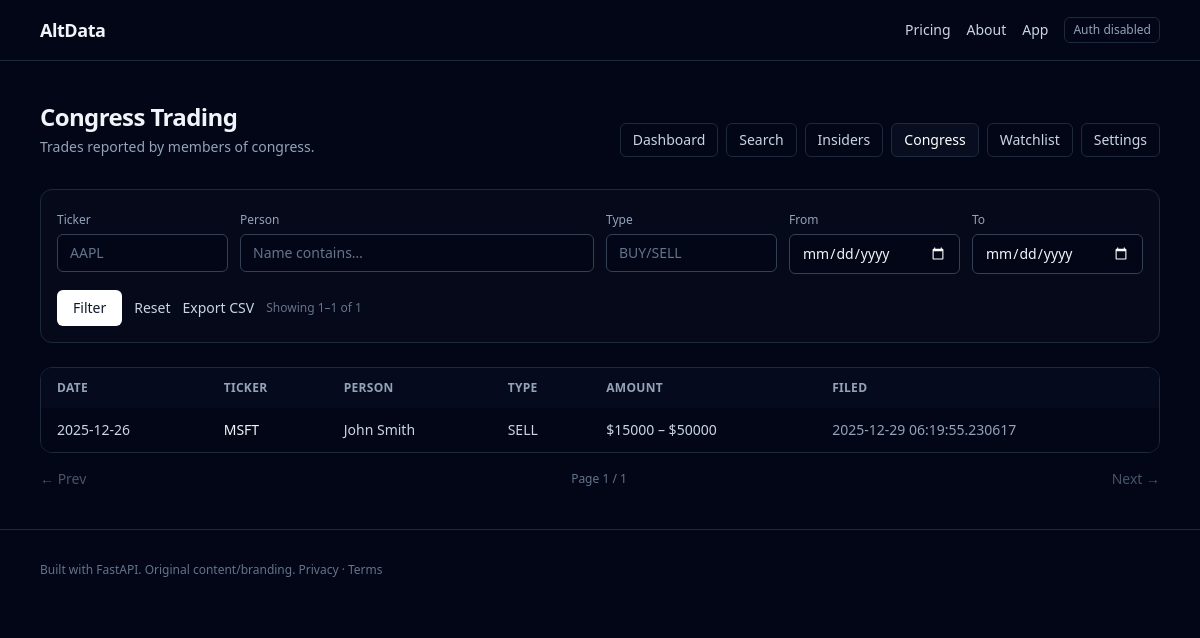
The page /app/congress on the database its author committed.
### app/models.py (models this page shows)
class Base(DeclarativeBase):
    pass

class Trade(Base):
    __tablename__ = "trades"
    id: Mapped[int] = mapped_column(Integer, primary_key=True)
    source: Mapped[str] = mapped_column(String(32), index=True)
    external_id: Mapped[str] = mapped_column(String(160), unique=True, index=True)
    ticker: Mapped[Optional[str]] = mapped_column(String(16), index=True)
    company_name: Mapped[Optional[str]] = mapped_column(String(256))
    person_name: Mapped[Optional[str]] = mapped_column(String(256), index=True)
    person_slug: Mapped[Optional[str]] = mapped_column(String(256), index=True)
    transaction_type: Mapped[Optional[str]] = mapped_column(String(32), index=True)
    transaction_date: Mapped[Optional[dt.date]] = mapped_column(Date, index=True)
    filed_at: Mapped[Optional[dt.datetime]] = mapped_column(
        DateTime(timezone=True), index=True
    )
    amount_usd_low: Mapped[Optional[int]] = mapped_column(Integer)
    amount_usd_high: Mapped[Optional[int]] = mapped_column(Integer)
    shares: Mapped[Optional[int]] = mapped_column(Integer)
    price_usd: Mapped[Optional[Decimal]] = mapped_column(Numeric(14, 4))
    url: Mapped[Optional[str]] = mapped_column(String(1024))
    raw: Mapped[Optional[dict[str, Any]]] = mapped_column(
        JSON().with_variant(JSONB, "postgresql")
    )
    created_at: Mapped[dt.datetime] = mapped_column(
        DateTime(timezone=True),
        server_default=func.now(),
        nullable=False,
    )

### app/web.py (the view)
@router.get("/app/congress", response_class=HTMLResponse)
def app_congress(
    request: Request,
    db: Session = Depends(get_db),
    _: str = Depends(_require_login),
    ticker: Optional[str] = None,
    person: Optional[str] = None,
    tx_type: Optional[str] = Query(default=None, alias="type"),
    from_date: Optional[str] = Query(default=None, alias="from"),
    to_date: Optional[str] = Query(default=None, alias="to"),
    page: int = 1,
    page_size: int = 50,
):
    page_size = max(10, min(int(page_size or 50), 200))
    page = max(int(page or 1), 1)
    date_from = _parse_iso_date(from_date)
    date_to = _parse_iso_date(to_date)
    conditions = [Trade.source == "congress"]
    if ticker:
        conditions.append(func.lower(Trade.ticker).like(f"%{ticker.lower()}%"))
    if person:
        conditions.append(func.lower(Trade.person_name).like(f"%{person.lower()}%"))
    if tx_type:
        conditions.append(func.lower(Trade.transaction_type) == tx_type.lower())
    if date_from:
        conditions.append(Trade.transaction_date >= date_from)
    if date_to:
        conditions.append(Trade.transaction_date <= date_to)
    where_clause = and_(*conditions)
    total = int(db.scalar(select(func.count()).select_from(Trade).where(where_clause)) or 0)
    total_pages = max(1, math.ceil(total / page_size)) if total else 1
    page = min(page, total_pages)
    offset = (page - 1) * page_size
    trades = db.scalars(
        select(Trade)
        .where(where_clause)
        .order_by(
            Trade.filed_at.is_(None),
            Trade.filed_at.desc(),
            Trade.created_at.desc(),
        )
        .limit(page_size)
        .offset(offset)
    ).all()
    filters = {
        "ticker": ticker or "",
        "person": person or "",
        "type": tx_type or "",
        "from": from_date or "",
        "to": to_date or "",
    }
    base_params = {**filters, "page_size": page_size}
    prev_url = (
        _build_url("/app/congress", {**base_params, "page": page - 1}) if page > 1 else None
    )
    next_url = (
        _build_url("/app/congress", {**base_params, "page": page + 1})
        if page < total_pages
        else None
    )
    export_url = _build_url("/api/trades.csv", {**base_params, "source": "congress"})
    start = offset + 1 if total > 0 else 0
    end = min(offset + len(trades), total)
    return _render(
        request,
        "app/congress.html",
        {
            "page_title": "Congress Trading",
            "page_subtitle": "Trades reported by members of congress.",
            "trades": trades,
            "filters": filters,
            "page": page,
            "page_size": page_size,
            "total": total,
            "total_pages": total_pages,
            "prev_url": prev_url,
            "next_url": next_url,
            "reset_url": "/app/congress",
            "export_url": export_url,
            "showing_start": start,
            "showing_end": end,
        },
    )

### app/templates/app/congress.html
{% extends "app/trades.html" %}

### app/templates/app/trades.html (shortened to what this page needs)
{% extends "app/_layout.html" %}
{% block app_content %}
  <form method="get" class="rounded-xl border border-slate-800 bg-slate-900/20 p-4">
    <div class="grid gap-3 md:grid-cols-6">
      <div class="md:col-span-1">
        <label class="text-xs text-slate-400">Ticker</label>
        <input
          class="mt-1 w-full rounded-md border border-slate-700 bg-slate-950 px-3 py-2 text-sm text-slate-100 placeholder:text-slate-500"
          type="text"
          name="ticker"
          value="{{ filters.ticker }}"
          placeholder="AAPL"
        />
      </div>
      <div class="md:col-span-2">
        <label class="text-xs text-slate-400">Person</label>
        <input
          class="mt-1 w-full rounded-md border border-slate-700 bg-slate-950 px-3 py-2 text-sm text-slate-100 placeholder:text-slate-500"
          type="text"
          name="person"
          value="{{ filters.person }}"
          placeholder="Name contains…"
        />
      </div>
      <div class="md:col-span-1">
        <label class="text-xs text-slate-400">Type</label>
        <input
          class="mt-1 w-full rounded-md border border-slate-700 bg-slate-950 px-3 py-2 text-sm text-slate-100 placeholder:text-slate-500"
          type="text"
          name="type"
          value="{{ filters.type }}"
          placeholder="BUY/SELL"
        />
      </div>
      <div class="md:col-span-1">
        <label class="text-xs text-slate-400">From</label>
        <input
          class="mt-1 w-full rounded-md border border-slate-700 bg-slate-950 px-3 py-2 text-sm text-slate-100"
          type="date"
          name="from"
          value="{{ filters.from }}"
        />
      </div>
      <div class="md:col-span-1">
        <label class="text-xs text-slate-400">To</label>
        <input
          class="mt-1 w-full rounded-md border border-slate-700 bg-slate-950 px-3 py-2 text-sm text-slate-100"
          type="date"
          name="to"
          value="{{ filters.to }}"
        />
      </div>
    </div>
    <div class="mt-4 flex flex-wrap items-center gap-3">
      <button
        class="rounded-md bg-white px-4 py-2 text-sm font-medium text-slate-900 hover:bg-slate-200"
        type="submit"
      >
        Filter
      </button>
      <a class="text-sm text-slate-300 hover:text-white" href="{{ reset_url }}">Reset</a>
      <a class="text-sm text-slate-300 hover:text-white" href="{{ export_url }}">
        Export CSV
      </a>
      <div class="text-xs text-slate-500">
        {% if total > 0 %}
          Showing {{ showing_start }}–{{ showing_end }} of {{ total }}
        {% else %}
          No results
        {% endif %}
      </div>
    </div>
  </form>
  <div class="mt-6 overflow-hidden rounded-xl border border-slate-800">
    <div class="overflow-x-auto bg-slate-950">
      <table class="w-full text-left text-sm">
        <thead class="bg-slate-900/30 text-xs uppercase tracking-wide text-slate-400">
          <tr>
            <th class="px-4 py-3">Date</th>
            <th class="px-4 py-3">Ticker</th>
            <th class="px-4 py-3">Person</th>
            <th class="px-4 py-3">Type</th>
            <th class="px-4 py-3">Amount</th>
            <th class="px-4 py-3">Filed</th>
          </tr>
        </thead>
        <tbody class="divide-y divide-slate-900/60">
          {% for t in trades %}
            <tr class="hover:bg-slate-900/20">
              <td class="px-4 py-3 whitespace-nowrap text-slate-300">
                {{ t.transaction_date or "—" }}
              </td>
              <td class="px-4 py-3 whitespace-nowrap font-medium">
                {% if t.ticker %}
                  <a class="hover:underline" href="/app/companies/{{ t.ticker }}">{{ t.ticker }}</a>
                {% else %}
                  —
                {% endif %}
              </td>
              <td class="px-4 py-3 whitespace-nowrap text-slate-300">
                {% if t.person_slug %}
                  <a class="hover:underline" href="/app/people/{{ t.person_slug }}">{{ t.person_name or t.person_slug }}</a>
                {% else %}
                  {{ t.person_name or "—" }}
                {% endif %}
              </td>
              <td class="px-4 py-3 whitespace-nowrap text-slate-300">
                {{ t.transaction_type or "—" }}
              </td>
              <td class="px-4 py-3 whitespace-nowrap text-slate-300">
                {% if t.amount_usd_low or t.amount_usd_high %}
                  ${{ t.amount_usd_low or "?" }} – ${{ t.amount_usd_high or "?" }}
                {% else %}
                  —
                {% endif %}
              </td>
              <td class="px-4 py-3 whitespace-nowrap text-slate-400">
                {{ t.filed_at or "—" }}
              </td>
            </tr>
          {% endfor %}
        </tbody>
      </table>
    </div>
  </div>
  <div class="mt-4 flex items-center justify-between">
    {% if prev_url %}
      <a class="text-sm text-slate-300 hover:text-white" href="{{ prev_url }}">← Prev</a>
    {% else %}
      <span class="text-sm text-slate-600">← Prev</span>
    {% endif %}
    <div class="text-xs text-slate-500">Page {{ page }} / {{ total_pages }}</div>
    {% if next_url %}
      <a class="text-sm text-slate-300 hover:text-white" href="{{ next_url }}">Next →</a>
    {% else %}
      <span class="text-sm text-slate-600">Next →</span>
    {% endif %}
  </div>
{% endblock %}

### app/static/site.css (style rules this page uses)
html { color-scheme: dark; }

### rows shown on the page
Trade: transaction_date "2025-12-26", ticker "MSFT", person_name "John Smith", transaction_type "SELL", amount_usd_low "15000", amount_usd_high "50000", filed_at "2025-12-29 06:19:55.230617"

### other values the page prints
{{ app_name }} "AltData"
{{ page_title }} "Congress Trading"
{{ page_subtitle }} "Trades reported by members of congress."
{{ showing_start }} "1"
{{ showing_end }} "1"
{{ total }} "1"
{{ page }} "1"
{{ total_pages }} "1"
